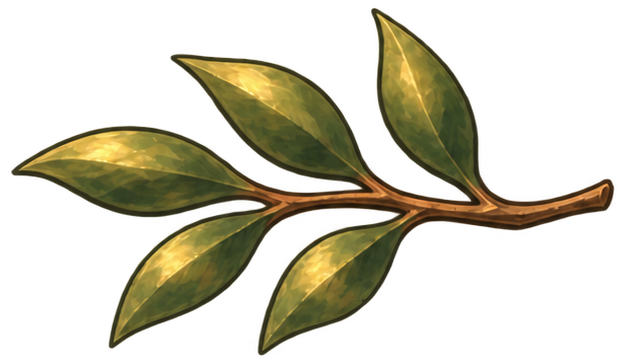
#> input picture skills/directing-stickman-videos/assets/b8/midas-replay-v1/intro/twig-green.png, 626 x 364 px; its folder holds 5 pictures in this run
$ python _b8_midas_intro.py
#> lines starting #> are read from the running program, lines starting #| are printed output that depends on the picture
"""Scoped R3 0–4.65s test. Intact painted cels; no skeleton, IK or limb stretch."""
from pathlib import Path
from PIL import Image,ImageDraw,ImageFont,ImageFilter
import numpy as np
import math,json,hashlib,subprocess,argparse,heapq,datetime

ASSET=Path(__file__).resolve().parent.parent/'assets/b8/midas-replay-v1'
W,H,FPS,N=1280,720,60,279
R=Image.Resampling
CAPTIONS=[{'in':0,'out':3.6,'text':'King Midas turned everything he touched into gold.'},{'in':3.94,'out':4.65,'text':'A branch.'}]
SHOTS=[{'in':0,'out':.7,'description':'Garden establish, gaze at the detached fallen twig; intact character inclines slightly.'},{'in':.7,'out':2.1,'description':'Oblique close-up: approach, pad contact, connected gold spread, hand withdrawal. Twig remains on stone.'},{'in':2.1,'out':3.6,'description':'Independent head/shoulder reaction: surprise, recover, pleased expression.'},{'in':3.6,'out':4.65,'description':'Same whole golden twig remains in place. A finite metallic reflection resolves.'}]

def ease(t,a,b):
 q=np.clip((t-a)/(b-a),0,1);return float(q*q*(3-2*q))
def load(n):return Image.open(ASSET/'intro'/n).convert('RGBA')
#> called with n = 'twig-green.png'
#> returned value is the input picture: PIL image 626x364 RGBA; mean R, G, B, A 36.1, 32.2, 14.3, 77
GREEN=load('twig-green.png');GOLD=load('twig-gold.png');HAND=load('hand-forearm.png')
#> call 2 of load, with n = 'twig-gold.png'
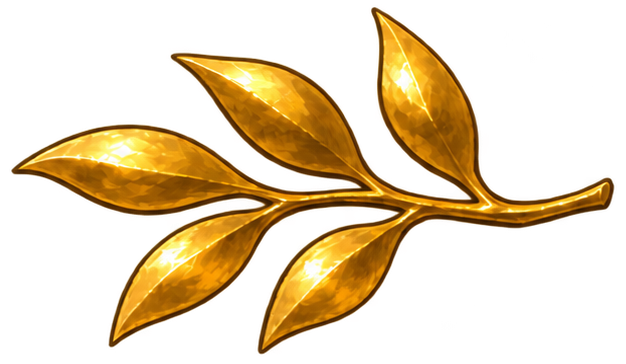
#> input picture skills/directing-stickman-videos/assets/b8/midas-replay-v1/intro/twig-gold.png, 626 x 364 px
#> in load, returned value is the input picture: PIL image 626x364 RGBA; mean R, G, B, A 62.2, 40.1, 7.4, 76.8
#> call 3 of load, with n = 'hand-forearm.png'
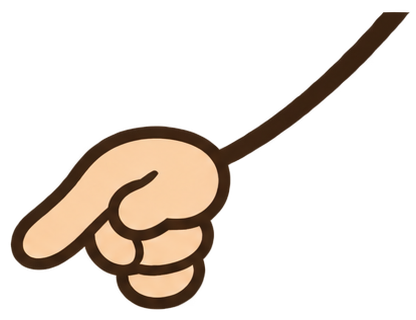
#> input picture skills/directing-stickman-videos/assets/b8/midas-replay-v1/intro/hand-forearm.png, 416 x 320 px
#> in load, returned value is the input picture: PIL image 416x320 RGBA; mean R, G, B, A 36.8, 28.8, 21.5, 57.6
STAND=load('standing.png');SURPRISE=load('surprised-bust.png');PLEASED=load('pleased-bust.png')
#> call 4 of load, with n = 'standing.png'
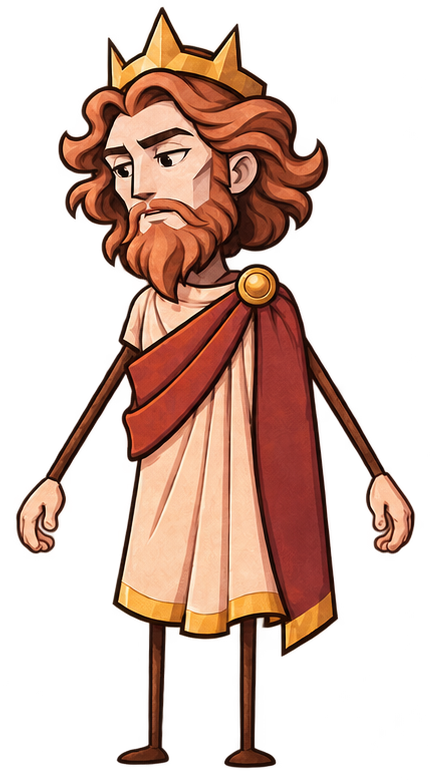
#> input picture skills/directing-stickman-videos/assets/b8/midas-replay-v1/intro/standing.png, 430 x 780 px
#> in load, returned value is the input picture: PIL image 430x780 RGBA; mean R, G, B, A 66, 39.7, 29.1, 97.3
#> (the run stopped early here; a loop or call above may not have finished)
